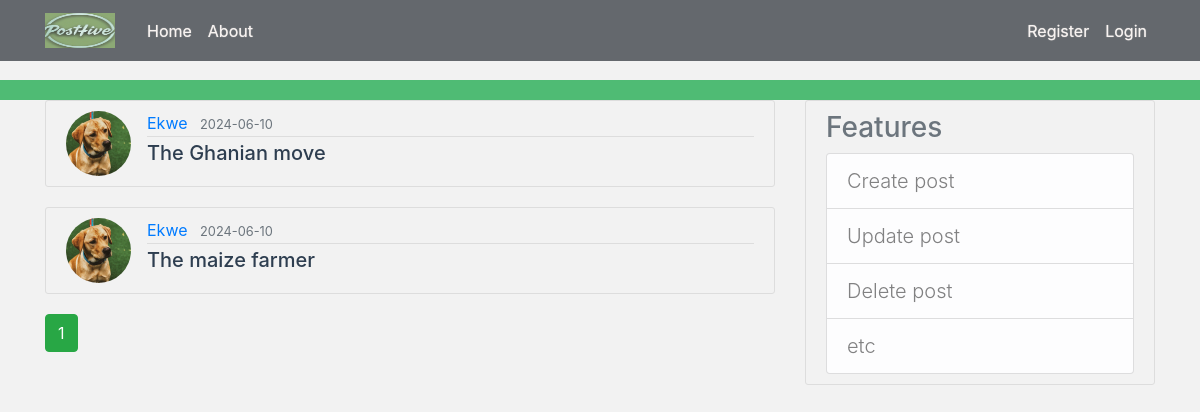
/user/Ekwe, run on the app's committed database.
### posthive/models.py (models this page shows, shortened)
class Post(db.Model):
    id = db.Column(db.Integer, primary_key=True)
    title = db.Column(db.String(100), nullable=False)
    date_posted = db.Column(db.DateTime, nullable=False, default=datetime.utcnow)
    content = db.Column(db.Text, nullable=False)
    user_id = db.Column(db.Integer, db.ForeignKey('user.id'), nullable=False)

class User(db.Model, UserMixin):
    id = db.Column(db.Integer, primary_key=True)
    username = db.Column(db.String(20), unique=True, nullable=False)
    email = db.Column(db.String(120), unique=True, nullable=False)
    image_file = db.Column(db.String(20), nullable=False, default='default.png')
    password = db.Column(db.String(60), nullable=False)
    posts = db.relationship('Post', backref='author', lazy=True)
    """
    @property
    def is_authenticated(self):
        return True

    @property
    def is_anonymous(self):
        return False

    @property
    def is_active(self):
        return True  # Or your custom logic

    def get_id(self):
        return str(self.id)
    """

### posthive/routes.py (the view)
@app.route('/user/<string:username>')
def user_posts(username):
    page = request.args.get('page', 1, type=int)
    user = User.query.filter_by(username=username).first_or_404()
    posts = Post.query.filter_by(author=user).order_by(
        Post.date_posted.desc()).paginate(page=page, per_page=5)
    return render_template('user_posts.html', posts=posts, user=user)

### posthive/templates/user_posts.html (shortened to what this page needs)
{% extends "layout.html" %}
{% block content %}
    {% for post in posts.items %}
        <article class="media content-section">
          <img class="rounded-circle article-img" src="{{ url_for('static',
            filename='profile_pics/' + post.author.image_file) }}">
          <div class="media-body">
            <div class="article-metadata">
              <a class="mr-2" href="{{ url_for('user_posts', username=post.author.username) }}">{{ post.author.username }}</a>
              <small class="text-muted">{{ post.date_posted.strftime('%Y-%m-%d') }}</small>
            </div>
            <h5><a class="article-title" href="{{ url_for('post', post_id=post.id) }}">{{ post.title }}</a></h5>
          </div>
        </article>
    {% endfor %}
    {% for page_num in posts.iter_pages(left_edge=1, right_edge=1, left_current=1, right_current=2) %}
      {% if page_num %}
        {% if posts.page==page_num %}
          <a class="btn btn-success mb-4" href="{{ url_for('user_posts', username=user.username, page=page_num) }}">{{ page_num }}</a>
        {% else %}
          <a class="btn btn-outline-success mb-4" href="{{ url_for('user_posts', username=user.username, page=page_num) }}">{{ page_num }}</a>
        {% endif %}
      {% endif %}
    {% endfor %}
{% endblock content %}

### posthive/static/main.css (style rules this page uses)
body { background-color: #f2f2f2; color: #2e3e50; margin-top: 5rem; }
h1, h2, h3, h4, h5, h6 { color: #2e3e50; }
.content-section { background-color: #f2f2f2; padding: 10px 20px; border: 1px solid #dddddd; border-radius: 3px; margin-bottom: 20px; }
.article-title { color: #2e3e50; }
.article-img { height: 65px; width: 65px; margin-right: 16px; }
.article-metadata { padding-bottom: 1px; margin-bottom: 4px; border-bottom: 1px solid #dddddd; }

### data on the page
Post: image_file (picture), author.username "Ekwe", date_posted "2024-06-10", title "The Ghanian move"
Post: image_file (picture), author.username "Ekwe", date_posted "2024-06-10", title "The maize farmer"

### other printed values
{{ page_num }} "1"
